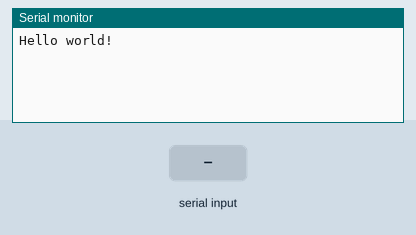
The sketch below on a simulated Arduino Uno, built with avr-gcc and run on an emulated ATmega328P. Parts: the last lines printed to the serial monitor. The test bench sets the inputs (shaded band).

Above: at 1.2 s.
1.3 s: "1\n" received over Serial
At 1.9 s:
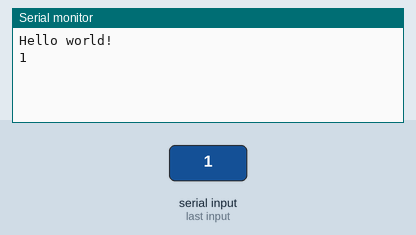
2.8 s: "0\n" received over Serial
At 2.96 s:
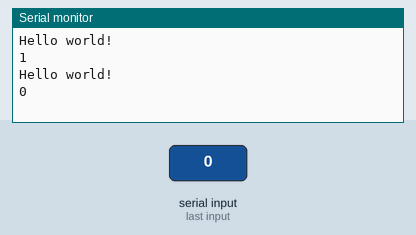

The sketch:

test.ino
```cpp
void setup(void)
{
	Serial.begin(9600);
}

int i = 0;
char buf[128];

void loop(void)
{
	static uint32_t last;

	if(Serial.available())
	{
		int c = Serial.read();
		if(i < sizeof(buf) - 1)
		{
			buf[i++] = c;
		}

		if(c == '\n')
		{
			buf[i] = '\0';
			Serial.print(buf);
			i = 0;
		}
	}

	uint32_t now = millis();
	if((now - last) > 1000)
	{
		Serial.print("Hello world!\n");
		last = now;
	}
}
```

Measured:
- after the input at 1.3 s, the serial monitor: prints a new line at once (image 1)
- after the input at 2.8 s, the serial monitor: prints a new line at once (image 2)
